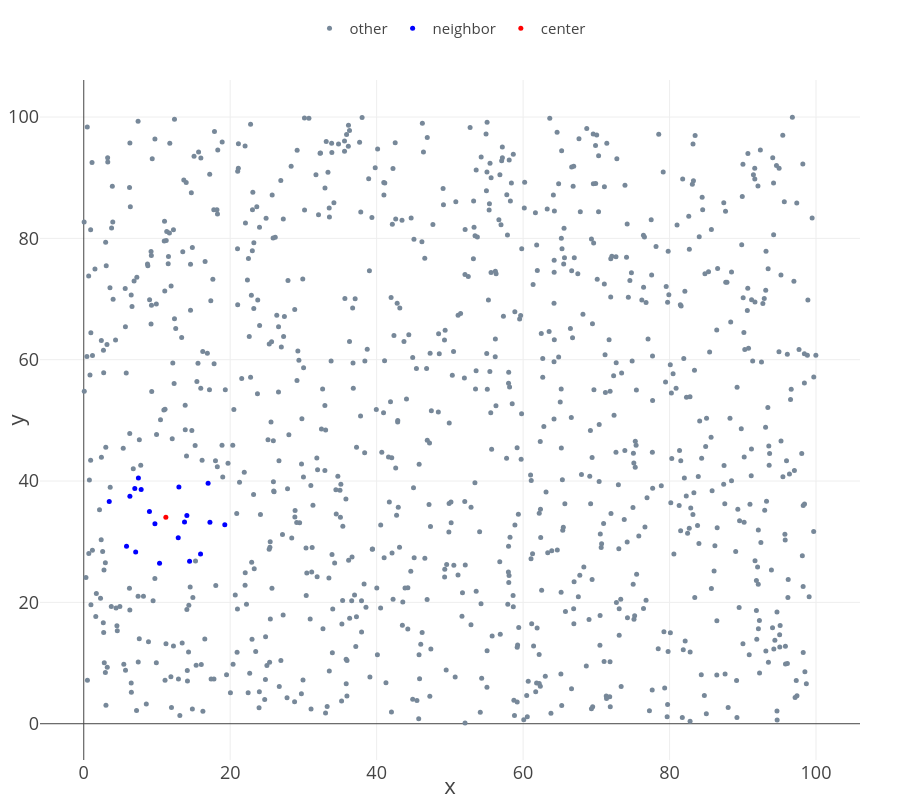

Notebook cell for this chart:
### Code cell
fig = px.scatter(df,
                 x="x", 
                 y="y", 
                 color="category",
                 color_discrete_map={"other": "lightslategrey", "center": "red", "neighbor": "blue"})
fig.update_traces(marker=dict(size=5))
fig.update_layout(
    legend=dict(title_text='', 
                font_size=15,
                orientation="h",
                xanchor="center",
                x=0.5,
                yanchor="top",
                y=1.1),
    margin=dict(l=40, r=40, t=40, b=40),
    width=900, 
    height=800,
    template='presentation')
fig.show()

### Figure 1 — Plotly figure (JSON) as saved in the notebook; plotly's stock layout.template omitted (floating-point values rounded to 4 significant figures; data arrays with more than 128 entries replaced by an {"elided": "..."} marker saying what was removed)
{"data": [{"hovertemplate": "category=other<br>x=%{x}<br>y=%{y}<extra></extra>", "legendgroup": "other", "marker": {"color": "lightslategrey", "size": 5, "symbol": "circle"}, "mode": "markers", "name": "other", "orientation": "v", "showlegend": true, "type": "scatter", "x": {"elided": "980 float values"}, "xaxis": "x", "y": {"elided": "980 float values"}, "yaxis": "y"}, {"hovertemplate": "category=neighbor<br>x=%{x}<br>y=%{y}<extra></extra>", "legendgroup": "neighbor", "marker": {"color": "blue", "size": 5, "symbol": "circle"}, "mode": "markers", "name": "neighbor", "orientation": "v", "showlegend": true, "type": "scatter", "x": [12.99, 14.45, 15.95, 6.3, 7.84, 9.72, 12.9, 8.97, 13.76, 6.97, 7.46, 3.48, 17.23, 7.09, 5.84, 16.98, 10.35, 19.26, 14.08], "xaxis": "x", "y": [39.01, 26.79, 27.99, 37.5, 38.59, 32.94, 30.66, 34.99, 33.24, 38.77, 40.51, 36.61, 33.21, 28.31, 29.26, 39.65, 26.44, 32.8, 34.34], "yaxis": "y"}, {"hovertemplate": "category=center<br>x=%{x}<br>y=%{y}<extra></extra>", "legendgroup": "center", "marker": {"color": "red", "size": 5, "symbol": "circle"}, "mode": "markers", "name": "center", "orientation": "v", "showlegend": true, "type": "scatter", "x": [11.21], "xaxis": "x", "y": [34.05], "yaxis": "y"}], "layout": {"height": 800, "legend": {"font": {"size": 15}, "orientation": "h", "title": {"text": ""}, "tracegroupgap": 0, "x": 0.5, "xanchor": "center", "y": 1.1, "yanchor": "top"}, "margin": {"b": 40, "l": 40, "r": 40, "t": 40}, "width": 900, "xaxis": {"anchor": "y", "domain": [0, 1], "title": {"text": "x"}}, "yaxis": {"anchor": "x", "domain": [0, 1], "title": {"text": "y"}}}}
